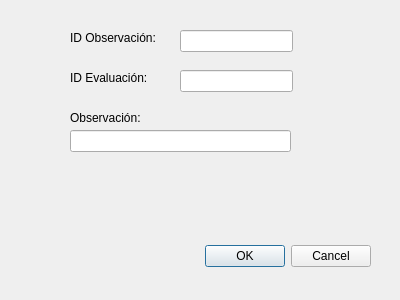
<?xml version="1.0" encoding="UTF-8"?>
<ui version="4.0">
 <class>Dialog</class>
 <widget class="QDialog" name="Dialog">
  <property name="geometry">
   <rect>
    <x>0</x>
    <y>0</y>
    <width>400</width>
    <height>300</height>
   </rect>
  </property>
  <property name="windowTitle">
   <string>Registrar Observación</string>
  </property>
  <widget class="QDialogButtonBox" name="buttonBox">
   <property name="geometry">
    <rect>
     <x>30</x>
     <y>240</y>
     <width>341</width>
     <height>32</height>
    </rect>
   </property>
   <property name="orientation">
    <enum>Qt::Horizontal</enum>
   </property>
   <property name="standardButtons">
    <set>QDialogButtonBox::Cancel|QDialogButtonBox::Ok</set>
   </property>
  </widget>
  <widget class="QLineEdit" name="lineEdit_2">
   <property name="geometry">
    <rect>
     <x>180</x>
     <y>70</y>
     <width>113</width>
     <height>22</height>
    </rect>
   </property>
  </widget>
  <widget class="QLabel" name="label">
   <property name="geometry">
    <rect>
     <x>70</x>
     <y>30</y>
     <width>91</width>
     <height>16</height>
    </rect>
   </property>
   <property name="text">
    <string>ID Observación:</string>
   </property>
  </widget>
  <widget class="QLabel" name="label_2">
   <property name="geometry">
    <rect>
     <x>70</x>
     <y>70</y>
     <width>91</width>
     <height>16</height>
    </rect>
   </property>
   <property name="text">
    <string>ID Evaluación:</string>
   </property>
  </widget>
  <widget class="QLineEdit" name="lineEdit">
   <property name="geometry">
    <rect>
     <x>180</x>
     <y>30</y>
     <width>113</width>
     <height>22</height>
    </rect>
   </property>
  </widget>
  <widget class="QLineEdit" name="lineEdit_3">
   <property name="geometry">
    <rect>
     <x>70</x>
     <y>130</y>
     <width>221</width>
     <height>22</height>
    </rect>
   </property>
  </widget>
  <widget class="QLabel" name="label_3">
   <property name="geometry">
    <rect>
     <x>70</x>
     <y>110</y>
     <width>151</width>
     <height>16</height>
    </rect>
   </property>
   <property name="text">
    <string>Observación:</string>
   </property>
  </widget>
 </widget>
 <resources/>
 <connections>
  <connection>
   <sender>buttonBox</sender>
   <signal>accepted()</signal>
   <receiver>Dialog</receiver>
   <slot>accept()</slot>
   <hints>
    <hint type="sourcelabel">
     <x>248</x>
     <y>254</y>
    </hint>
    <hint type="destinationlabel">
     <x>157</x>
     <y>274</y>
    </hint>
   </hints>
  </connection>
  <connection>
   <sender>buttonBox</sender>
   <signal>rejected()</signal>
   <receiver>Dialog</receiver>
   <slot>reject()</slot>
   <hints>
    <hint type="sourcelabel">
     <x>316</x>
     <y>260</y>
    </hint>
    <hint type="destinationlabel">
     <x>286</x>
     <y>274</y>
    </hint>
   </hints>
  </connection>
 </connections>
</ui>
